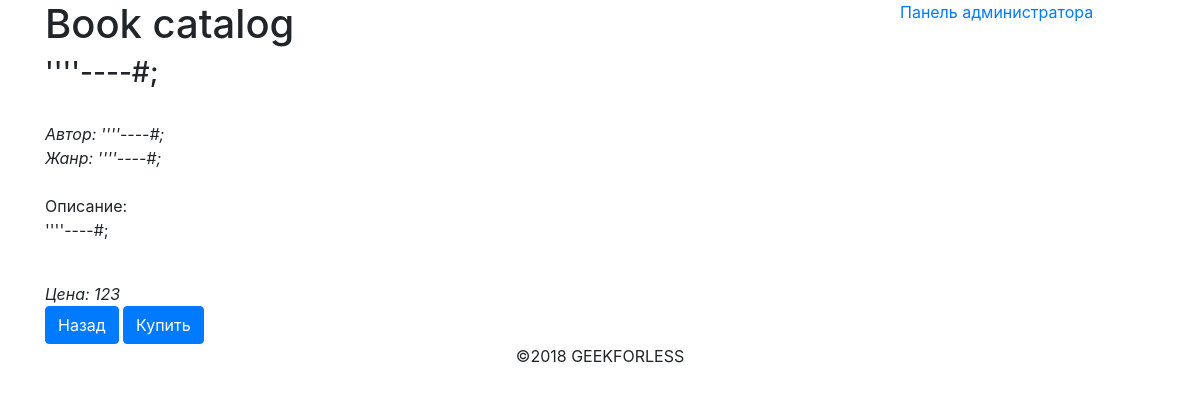
The app's page /src/web/book.php?id=16 with its own data.
### tables this page shows
CREATE TABLE `books` (
  `id` int(11) NOT NULL AUTO_INCREMENT,
  `title` varchar(200) NOT NULL,
  `author` varchar(100) NOT NULL,
  `genre` varchar(100) NOT NULL,
  `description` text NOT NULL,
  `price` int(11) NOT NULL,
  PRIMARY KEY (`id`)
);

### src/web/book.php (called while the page is built, shortened)
<?php
$book = (new App\Models\BookModel)->getById((int) $_GET['id']);
include_once APP_ROOT_PATH . '/views/book.php';

### src/app/Core/Db.php (called while the page is built, shortened)
<?php
class Db
{
    public static $conn = null;
    public static function getConnection()
    {
        if (!self::$conn) {
            $link = mysqli_connect(MYSQL_SERVER, MYSQL_USER, MYSQL_PASSWORD, MYSQL_DB);
            self::$conn = $link;
        }
        return self::$conn;
    }
}

### src/app/Core/Query.php (called while the page is built, shortened)
<?php
class Query
{
    protected $conn;
    public function __construct()
    {
        $this->conn = DB::getConnection();
    }
    public function first($query, $id)
    {
        $result = $this->execute($query, [(int)$id]);
        return mysqli_fetch_assoc($result);
    }
    public function execute($query, array $attributes = [])
    {
        if ($attributes) {
            $replacements = [];
            foreach ($attributes as $attribute) {
                $replacements[] = mysqli_real_escape_string($this->conn, $attribute);
            }
            $query = sprintf($query, ...$replacements);
        }
        $result = mysqli_query($this->conn, $query);
        return $result;
    }
}

### src/app/Models/BookModel.php (called while the page is built, shortened)
<?php
class BookModel
{
	public function getById($id)
	{
		return (new Query)->first("SELECT * FROM books WHERE id=%d", $id);
	}
}

### src/app/views/book.php (the view)
<? include_once 'block/front_top.php' ?>
	<div>
		<div class = "book-item">
			<h3><?=htmlspecialchars($book['title'])?></h3><br>
			<em>Автор: <?=htmlspecialchars($book['author'])?> </em><br>
			<em>Жанр: <?=htmlspecialchars($book['genre'])?> </em><br><br>
			<p>Описание:<br> <?=htmlspecialchars($book['description'])?></p><br>
			<em>Цена: <?=$book['price']?></em>
		</div>
	</div>
	<div>
		<a href="index.php" class="btn btn-primary" role="button">Назад</a>
		<a href="buy.php?<?=isset($_GET['id']) ? 'id=' . (int)$_GET['id'] : ''?>" class="btn btn-primary" role="button">Купить</a>
	</div>
<? include_once 'block/front_bottom.php' ?>

### src/web/css/style.css (style rules this page uses)
html { position: relative; min-height: 100%; }
body { margin-bottom: 60px; }

### records on screen
books: title "''''----#;", author "''''----#;", genre "''''----#;", description "''''----#;", price "123"
